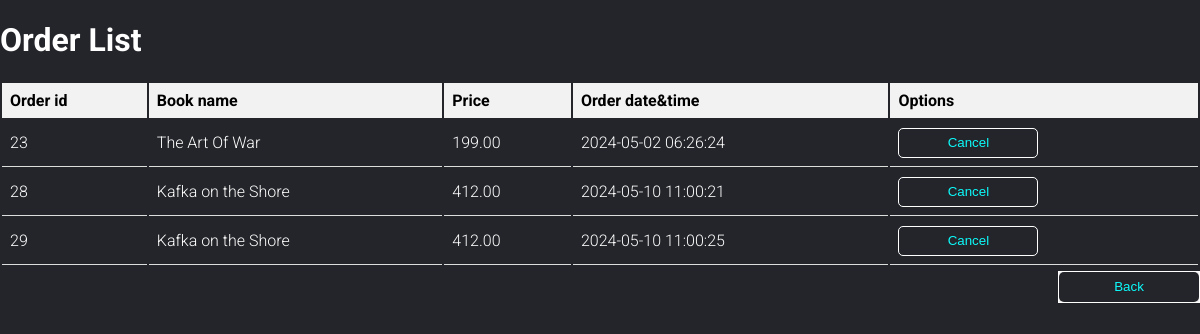
The page /cart.php (signed in) on the database its author committed.
### tables this page shows
CREATE TABLE `book_order` (
  `order_id` int(11) NOT NULL,
  `uname` varchar(50) NOT NULL,
  `bname` varchar(50) NOT NULL,
  `price` decimal(10,2) NOT NULL,
  `order_date` timestamp NOT NULL DEFAULT current_timestamp(),
  `umail1` varchar(20) DEFAULT NULL
);

### cart.php (the view, shortened to what this page needs)
<?php
require_once('connection.php');
$user_name = $_SESSION['user_name'];
$sql2 = "SELECT * FROM userinfo WHERE fname = '$user_name'";
$result = mysqli_query($conn, $sql2);
if ($result && mysqli_num_rows($result) > 0) {
    $row = mysqli_fetch_assoc($result);
    $umail1 = $row['email'];
} else {
    $umail1 = "No userfound found";
}
function getcart($conn,$umail1){
    $sql="SELECT * FROM book_order WHERE umail1 = '$umail1' ";
    $result=$conn->query($sql);
    if ($result->num_rows>0){
        return $result->fetch_all(MYSQLI_ASSOC);
    }
    else{
        return[];
    }
    }
    $orders=getcart($conn,$umail1);
?>
<!DOCTYPE html>
<html lang="en">
<head>
</head>
<body>
<h1 style=" color:white;">Order List</h1>
<table>
                <tr><th>Order id</th><th>Book name</th><th>Price</th><th>Order date&time</th><th>Options</th></tr>
                <?php foreach($orders as $order): ?>
                    <tr>
                        <td><?php echo $order['order_id'];?></td>
                        <td><?php echo $order['bname'];?></td>
                        <td><?php echo $order['price'];?></td>
                        <td><?php echo $order['order_date'];?></td>
                         <td><button id="ba" onclick="cancelorder('<?php echo $order['order_id'];?>')">Cancel </button> </td>
                    </tr>
                    <?php endforeach;?>
</table>
<footer><button><a id="ba" href="homecompo.php">Back</a></button></footer>
</body>
</html>

### cart.php (style rules this page uses)
body,table { margin:0; padding:0; width: 100vw; background-color: #24252a; font-family: "Roboto", sans-serif; font-weight: 300; font-style: normal; }
th { background-color:#f2f2f2; text-align:left; padding:8px; }
td { border-bottom:1px solid #ddd; padding:8px; color:white; }
footer { width:100%; height:40px; position:fixed; background-color:#24252a; display:flex; justify-content:flex-end; align-items:center; }
button { margin:0; padding:0; border:1px solid white; }
#ba { display: flex; background-color:#24252a; color: #0cfbfb; width:140px; height:30px; border-radius:5px; align-items:center; justify-content:center; text-decoration:none; }

### rows shown on the page
book_order: order_id "23", bname "The Art Of War", price "199.00", order_date "2024-05-02 06:26:24"
book_order: order_id "28", bname "Kafka on the Shore", price "412.00", order_date "2024-05-10 11:00:21"
book_order: order_id "29", bname "Kafka on the Shore", price "412.00", order_date "2024-05-10 11:00:25"
